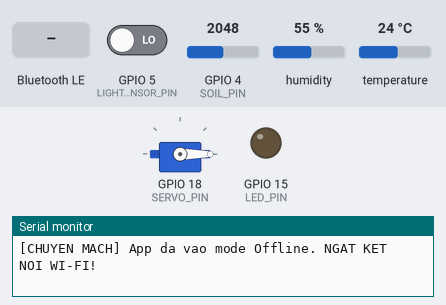
A sketch run on a simulated ESP32-S3. Shown: servo, output pins drawn as LEDs (lit = HIGH), the last lines printed to the serial monitor. Inputs (shaded band) come from the test bench; at power-on: GPIO 5 (LIGHT_SENSOR_PIN) LOW, GPIO 4 (SOIL_PIN) = 2048, humidity 55 %, temperature 24 °C. WiFi joins after 1.5 s; servers stay silent unless stated; nothing arrives over Bluetooth unless stated; servo pulses on a pin are drawn as a servo (544–2400 µs = 0–180°); the Firebase database answers and starts empty; a phone connects over Bluetooth LE 3 s after start.

Above: at 4.7 s.
4.8 s: GPIO 5 (LIGHT_SENSOR_PIN) driven HIGH
At 5.6 s:
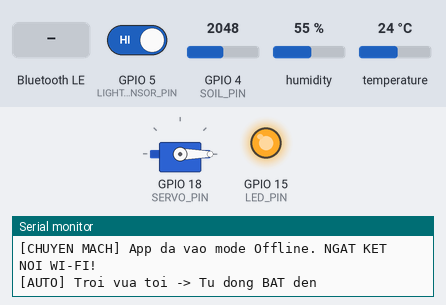
6.5 s: Bluetooth LE write "P1" received
At 7.7 s:
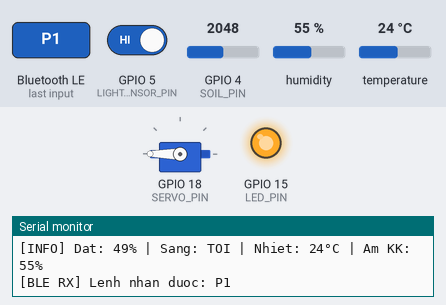
8.0 s: Bluetooth LE write "P0" received
At 9.0 s:
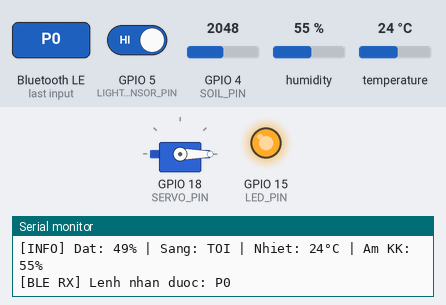
11.0 s: Bluetooth LE write "L0" received
At 11.3 s:
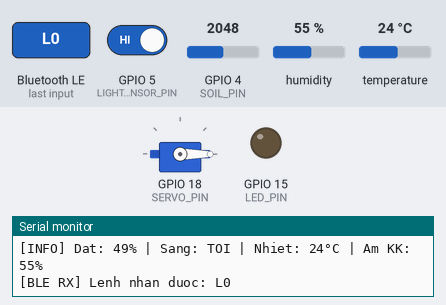
Timing chart, 0 to 14.0 s (numbered marks = the images above; inputs shaded):
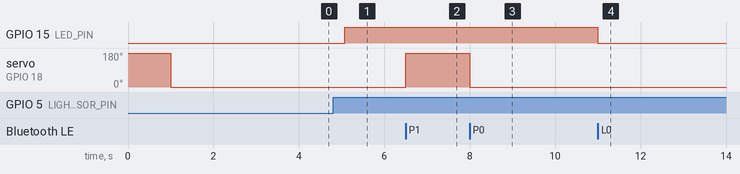

The sketch:

nhakinhthongminh.ino
```cpp
#include <WiFi.h>
#include <Firebase_ESP_Client.h>
#include "addons/TokenHelper.h"
#include "addons/RTDBHelper.h"
#include <DHT.h>
#include <WiFiMulti.h>
#include <BLEDevice.h>
#include <BLEServer.h>
#include <BLEUtils.h>
#include <BLE2902.h>

WiFiMulti wifiMulti;

#define API_KEY "AIzaSyDE7Ti8zWG4KKtPjy7c3O6bTwOoOUb69_g"
#define DATABASE_URL "nhakinhthongminh-b3a94-default-rtdb.asia-southeast1.firebasedatabase.app"

#define SOIL_PIN 4
#define LIGHT_SENSOR_PIN 5
#define SERVO_PIN 18
#define LED_PIN 15
#define DHTPIN 2
#define DHTTYPE DHT22

const int freq = 50;
const int resolution = 12;
const int servoMin = 102;
const int servoMax = 512;

FirebaseData fbdo;
FirebaseAuth auth;
FirebaseConfig config;
DHT dht(DHTPIN, DHTTYPE);

unsigned long sendDataPrevMillis = 0;
unsigned long readControlPrevMillis = 0;
unsigned long wifiReconnectTimer = 0;

int currentPumpState = -1;
int currentLightState = -1;
int isDark = 0;
int lastDarkState = -1;
int targetMoisture = 0;

//khai bao bien ble
BLEServer *pServer = NULL;
BLECharacteristic * pTxCharacteristic;
bool deviceConnected = false;
bool oldDeviceConnected = false;
bool isOfflineHardwareMode = false; //cong tac cach ly phan cung

//BIẾN ĐỆM AN TOÀN CHO BLE (Chống lỗi Watchdog Core Dump khi đổi mode)
int newBlePump = -1;
int newBleLight = -1;
int newBleMoist = -1;

//UUID
#define SERVICE_UUID           "6E400001-B5A3-F393-E0A9-E50E24DCCA9E"
#define CHARACTERISTIC_UUID_RX "6E400002-B5A3-F393-E0A9-E50E24DCCA9E"
#define CHARACTERISTIC_UUID_TX "6E400003-B5A3-F393-E0A9-E50E24DCCA9E"

//connect ble
class MyServerCallbacks: public BLEServerCallbacks {
    void onConnect(BLEServer* pServer) {
      deviceConnected = true;
      Serial.println("\n[BLE] Da ket noi voi Dien thoai!");
    };
    void onDisconnect(BLEServer* pServer) {
      deviceConnected = false;
      Serial.println("\n[BLE] Dien thoai da ngat ket noi!");
    }
};

//nhan lenh tu app qua ble
class MyCallbacks: public BLECharacteristicCallbacks {
    void onWrite(BLECharacteristic *pCharacteristic) {
      String rxValue = pCharacteristic->getValue().c_str();
      if (rxValue.length() > 0) {
        Serial.print("[BLE RX] Lenh nhan duoc: ");
        Serial.println(rxValue);

        if (rxValue.indexOf("P1") != -1) newBlePump = 1;
        else if (rxValue.indexOf("P0") != -1) newBlePump = 0;
        else if (rxValue.indexOf("L1") != -1) newBleLight = 1;
        else if (rxValue.indexOf("L0") != -1) newBleLight = 0;
        else if (rxValue.startsWith("M:")) newBleMoist = rxValue.substring(2).toInt();
      }
    }
};

void setup() {
  Serial.begin(115200);

  pinMode(LED_PIN, OUTPUT);
  digitalWrite(LED_PIN, LOW);

  pinMode(LIGHT_SENSOR_PIN, INPUT);
  ledcAttach(SERVO_PIN, freq, resolution);
  dht.begin();
  Serial.println("--- TEST KHOI DONG ---");
  ledcWrite(SERVO_PIN, servoMax);
  delay(1000);
  ledcWrite(SERVO_PIN, servoMin);
  delay(500);

  //KHOI TAO BLE GATT SERVER
  BLEDevice::init("NhaKinh_ESP32S3");
  pServer = BLEDevice::createServer();
  pServer->setCallbacks(new MyServerCallbacks());
  BLEService *pService = pServer->createService(SERVICE_UUID);

  pTxCharacteristic = pService->createCharacteristic(CHARACTERISTIC_UUID_TX, BLECharacteristic::PROPERTY_NOTIFY);
  pTxCharacteristic->addDescriptor(new BLE2902());

  BLECharacteristic * pRxCharacteristic = pService->createCharacteristic(CHARACTERISTIC_UUID_RX, BLECharacteristic::PROPERTY_WRITE);
  pRxCharacteristic->setCallbacks(new MyCallbacks());

  pService->start();
  pServer->getAdvertising()->start();
  Serial.println("--- BLE Da san sang. Doi ket noi tu App... ---");

  //khoi tao wifi
  WiFi.mode(WIFI_STA);
  WiFi.disconnect(true);
  delay(500);

  wifiMulti.addAP("Phong 1", "11111111");
  wifiMulti.addAP("Zone Six 107TDN", "107trandainghia");
  wifiMulti.addAP("Hao", "11111111");

  Serial.print("Dang quet va ket noi WiFi");
  int attempts = 0;
  while (wifiMulti.run() != WL_CONNECTED && attempts < 15) {
    delay(500);
    Serial.print(".");
    attempts++;
  }

  if (WiFi.status() != WL_CONNECTED) {
    Serial.println("\n[CANH BAO] Khong tim thay mang! Chuyen sang che do OFFLINE 100%");
  } else {
    Serial.println("\n[OK] WiFi Connected!");
    config.api_key = API_KEY;
    config.database_url = DATABASE_URL;

    if (Firebase.signUp(&config, &auth, "", "")) {
      Serial.println("[OK] Firebase Signed Up!");
    }
    Firebase.begin(&config, &auth);
    Firebase.reconnectWiFi(true);
  }
}

void loop() {
  if (deviceConnected && !isOfflineHardwareMode) {
      //App vừa kết nối Bluetooth (Bất kể mở mới hay quay lại từ out app) -> Chuyển sang Offline
      isOfflineHardwareMode = true;
      Serial.println("\n[CHUYEN MACH] App da vao mode Offline. NGAT KET NOI WI-FI!");
      WiFi.disconnect(true);
      WiFi.mode(WIFI_OFF);
  }

  if (!deviceConnected && isOfflineHardwareMode) {
      //app vừa ngắt Bluetooth (Khi người dùng chủ động chọn lại Wi-Fi) -> Quay lại Online
      isOfflineHardwareMode = false;
      Serial.println("\n[CHUYEN MACH] App da ngat BLE. KHOI DONG LAI WI-FI!");
      WiFi.mode(WIFI_STA); // Kích hoạt lại trạm thu phát Wi-Fi
      WiFi.disconnect(false);
  }

  //WI-FI AN TOÀN (Nhịp 4 giây/lần chống treo card mạng khi chuyển chế độ)
  if (!isOfflineHardwareMode && WiFi.status() != WL_CONNECTED) {
      if (millis() - wifiReconnectTimer > 4000) {
          wifiReconnectTimer = millis();
          Serial.println("[WIFI] Dang quet va ket noi lai...");
          wifiMulti.run();
          if (WiFi.status() == WL_CONNECTED) {
              Serial.println("[WIFI] Kết nối mạng thành công!");
          }
      }
  }

  //Tự động phát lại sóng BLE để chờ App kết nối lại khi quay về từ nền
  if (!deviceConnected && oldDeviceConnected) {
      delay(500);
      pServer->startAdvertising();
      Serial.println("[BLE] Dang phat lai song...");
      oldDeviceConnected = deviceConnected;
  }
  if (deviceConnected && !oldDeviceConnected) {
      oldDeviceConnected = deviceConnected;
  }

  //THỰC THI LỆNH BLE TRONG VÒNG LẶP CHÍNH AN TOÀN
  if (newBlePump != -1) {
      ledcWrite(SERVO_PIN, newBlePump == 1 ? servoMax : servoMin);
      currentPumpState = newBlePump;
      newBlePump = -1; // Xóa cờ đệm
  }
  if (newBleLight != -1) {
      digitalWrite(LED_PIN, newBleLight == 1 ? HIGH : LOW);
      currentLightState = newBleLight;
      newBleLight = -1; // Xóa cờ đệm
  }
  if (newBleMoist != -1) {
      targetMoisture = newBleMoist;
      newBleMoist = -1; // Xóa cờ đệm
  }

  //cbas
  if (millis() - readControlPrevMillis > 500) {
    readControlPrevMillis = millis();

    isDark = digitalRead(LIGHT_SENSOR_PIN);
    if (lastDarkState != -1) {
      if (isDark == HIGH && lastDarkState == LOW) {
        digitalWrite(LED_PIN, HIGH);
        currentLightState = 1;
        Serial.println("[AUTO] Troi vua toi -> Tu dong BAT den");
        if (!isOfflineHardwareMode && WiFi.status() == WL_CONNECTED && Firebase.ready()) Firebase.RTDB.setInt(&fbdo, "/Control/Light", 1);
      }
      else if (isDark == LOW && lastDarkState == HIGH) {
        digitalWrite(LED_PIN, LOW);
        currentLightState = 0;
        Serial.println("[AUTO] Troi vua sang -> Tu dong TAT den");
        if (!isOfflineHardwareMode && WiFi.status() == WL_CONNECTED && Firebase.ready()) Firebase.RTDB.setInt(&fbdo, "/Control/Light", 0);
      }
    }
    lastDarkState = isDark;

    //chi doc lenh khi co wifi
    if (!isOfflineHardwareMode && WiFi.status() == WL_CONNECTED && Firebase.ready()) {
      if (Firebase.RTDB.getInt(&fbdo, "/Control/Light")) {
        currentLightState = fbdo.intData();
        digitalWrite(LED_PIN, (currentLightState == 1) ? HIGH : LOW);
      }

      if (Firebase.RTDB.getInt(&fbdo, "/Control/TargetMoisture")) {
        targetMoisture = fbdo.intData();
      }

      if (Firebase.RTDB.getInt(&fbdo, "/Control/Pump")) {
        int pumpStatus = fbdo.intData();
        if (pumpStatus != currentPumpState) {
          currentPumpState = pumpStatus;
          Serial.printf("[RX FIREBASE] MAY BOM: %d\n", pumpStatus);
          if (pumpStatus == 1) ledcWrite(SERVO_PIN, servoMax);
          else ledcWrite(SERVO_PIN, servoMin);
        }
      }
    }
  }

  //doc cam bien
  if (millis() - sendDataPrevMillis > 2000) {
    sendDataPrevMillis = millis();

    int soilRaw = analogRead(SOIL_PIN);
    int soilPercent = map(soilRaw, 4095, 0, 0, 100);
    soilPercent = constrain(soilPercent, 0, 100);

    //auto bom nuoc
    if (targetMoisture > 0) {
      if (soilPercent < targetMoisture) {
        if (currentPumpState == 0) {
          ledcWrite(SERVO_PIN, servoMax);
          currentPumpState = 1;
          Serial.println("[AUTO] Dat kho -> BAT bom tu dong");
          if (!isOfflineHardwareMode && WiFi.status() == WL_CONNECTED && Firebase.ready()) Firebase.RTDB.setInt(&fbdo, "/Control/Pump", 1);
        }
      }
      else if (soilPercent >= targetMoisture + 5) {
        if (currentPumpState == 1) {
          ledcWrite(SERVO_PIN, servoMin);
          currentPumpState = 0;
          Serial.println("[AUTO] Dat da am -> TAT bom tu dong");
          if (!isOfflineHardwareMode && WiFi.status() == WL_CONNECTED && Firebase.ready()) Firebase.RTDB.setInt(&fbdo, "/Control/Pump", 0);
        }
      }
    }

    float h = dht.readHumidity();
    float t = dht.readTemperature();

    if (isnan(h) || isnan(t)) {
      Serial.println("[LỖI] Không thể đọc dữ liệu từ DHT22.");
    } else {
      int temp = round(t);
      int humid = round(h);

      //xuat du lieu doc lap
      if (isOfflineHardwareMode) {
        //bluetooth
        char txString[25];
        sprintf(txString, "T%d|H%d|S%d|L%d|P%d", temp, humid, soilPercent, isDark, currentPumpState);
        pTxCharacteristic->setValue(txString);
        pTxCharacteristic->notify();
        Serial.println("[TX BLE] Da gui thong so qua Bluetooth");

      } else {
        //wifi
        if (WiFi.status() == WL_CONNECTED && Firebase.ready()) {
          Firebase.RTDB.setInt(&fbdo, "/Sensor/SoilMoisture", soilPercent);
          Firebase.RTDB.setInt(&fbdo, "/Sensor/LightStatus", isDark);
          Firebase.RTDB.setInt(&fbdo, "/Sensor/Temperature", temp);
          Firebase.RTDB.setInt(&fbdo, "/Sensor/AirHumidity", humid);
          Serial.println("[TX FIREBASE] Da dong bo len Dam may");
        }
      }

      Serial.printf("[INFO] Dat: %d%% | Sang: %s | Nhiet: %d°C | Am KK: %d%%\n",
                    soilPercent, (isDark == HIGH ? "TOI" : "SANG"), temp, humid);
    }
  }
}
```

Measured:
- after the input at 4.8 s, GPIO 15 (LED_PIN): LOW → HIGH after 0.27 s
- after the input at 6.5 s, servo on GPIO 18 (SERVO_PIN): 0° → 180° at once
- after the input at 8.0 s, servo on GPIO 18 (SERVO_PIN): 180° → 0° at once
- after the input at 11.0 s, GPIO 15 (LED_PIN): HIGH → LOW at once
